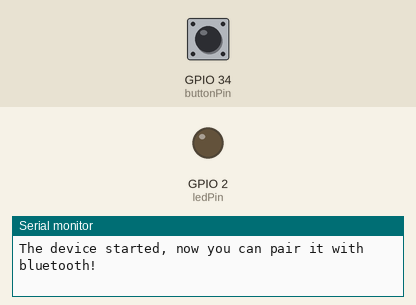
Bench run of a sketch on a simulated ESP32. Parts: output pins drawn as LEDs (lit = HIGH), the last lines printed to the serial monitor. Dashed ring = blinking. The test bench sets the inputs (shaded band); at power-on: GPIO 34 (buttonPin) LOW. Nothing arrives over Bluetooth unless stated.

Above: at 1.2 s.
1.3 s: GPIO 34 (buttonPin) pulled HIGH for 0.15 s
At 1.42 s:
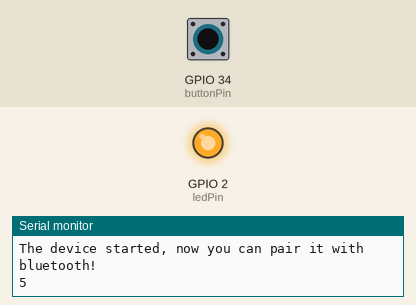
3.0 s: GPIO 34 (buttonPin) pulled HIGH for 3.2 s
At 7.4 s:
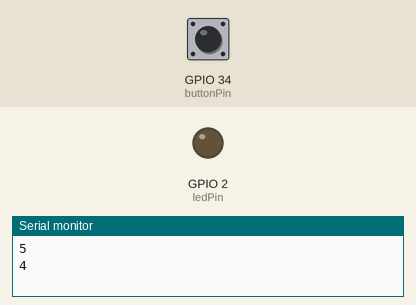
7.7 s: GPIO 34 (buttonPin) pulsed HIGH 5 times (0.12 s each, 0.3 s apart)
At 8.41 s:
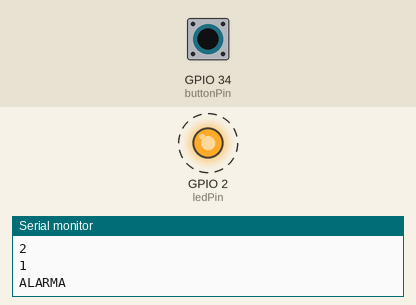
Timing chart, 0 to 10.7 s (numbered marks = the images above; inputs shaded):
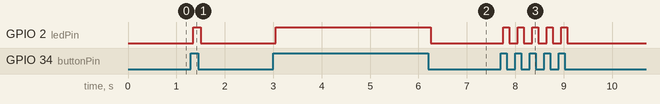

The sketch:

llavero_SOS.ino
```cpp
#include "BluetoothSerial.h"
#include <Arduino.h>
#include <esp_bt.h>

#if !defined(CONFIG_BT_ENABLED) || !defined(CONFIG_BLUEDROID_ENABLED)
#error Bluetooth is not enabled! Please run `make menuconfig` to and enable it
#endif
BluetoothSerial SerialBT;

// GPIO34 wakeup ESP32 chip

// constants won't change. They're used here to set pin numbers:
const int buttonPin = 34;    // the number of the pushbutton pin
const int ledPin = 2;      // the number of the LED pin
const int ANALOGPILA = 35;


//To edit:
int num = 5;
int deadline = 10000; //en ms

// Variables:
int ledState = HIGH;         // the current state of the output pin
int buttonState;             // the current reading from the input pin
int lastButtonState = LOW;   // the previous reading from the input pin
int numeroPulsaciones = num;

unsigned long tiempo_actual = 0;
unsigned long tiempo_aux = 0;
unsigned long tiempo_sleep = 0;
unsigned long tiempo_sleep_aux = 0;
unsigned long tiempo_bat = 0;
unsigned long tiempo_bat_aux = 0;

double analogValor = 0;
double voltaje = 0;
double conv_factor = 0.000805; //3.3V/4095
String infoBateria;
// Umbrales
double maximo = 3;
double alto = 2.25;
double medio = 1.5;
double bajo = 0.75;
double minimo = 0.1;

int Alarm_COD = 1;
int Bat_COD = 2;


// the following variables are unsigned longs because the time, measured in
// milliseconds, will quickly become a bigger number than can be stored in an int.
unsigned long lastDebounceTime = 0;  // the last time the output pin was toggled
unsigned long debounceDelay = 50;    // the debounce time; increase if the output flickers

void setup() {
  Serial.begin(115200);
  pinMode(buttonPin, INPUT);
  pinMode(ledPin, OUTPUT);
  pinMode(ANALOGPILA, INPUT);

  // set initial LED state
  digitalWrite(ledPin, ledState);

  //set BT
  SerialBT.begin("Keepy BT"); //Bluetooth device name
  Serial.println("The device started, now you can pair it with bluetooth!");
}

void loop() {
  pulsador();

  //Deep Sleep
  deepSleep();

  //Battery level
  battery();
}

void newPulse() {
  tiempo_actual = millis();
  if (((tiempo_actual - tiempo_aux) > 2*deadline)) { //si pasan 20s se resetea el numero de pulsaciones
    tiempo_aux = tiempo_actual;
    numeroPulsaciones = num;
  } else {
    Serial.println(numeroPulsaciones);
    numeroPulsaciones--;
    if (numeroPulsaciones < 1) {
      enviarMensaje(Alarm_COD);
      numeroPulsaciones=num;
    }
  }
}

void enviarMensaje(int code) {
  if(code==Alarm_COD){
    SerialBT.print("10");
    Serial.println("ALARMA");
    //SerialBT.println("ALARMA");
  }
  else if(code==Bat_COD){
    /*Serial.print("Voltaje: ");
    Serial.print(voltaje);
    Serial.print(" V -> ");*/
    Serial.println(infoBateria);

    /*SerialBT.print("Voltaje: ");
    SerialBT.print(voltaje);
    SerialBT.print(" V -> ");*/
    SerialBT.println(infoBateria);
  }
}

void pulsador(){
  // read the state of the switch into a local variable:
  int reading = digitalRead(buttonPin);

  // check to see if you just pressed the button
  // (i.e. the input went from LOW to HIGH), and you've waited long enough
  // since the last press to ignore any noise:

  // If the switch changed, due to noise or pressing:
  if (reading != lastButtonState) {
    // reset the debouncing timer
    lastDebounceTime = millis();
  }

  if ((millis() - lastDebounceTime) > debounceDelay) {
    // whatever the reading is at, it's been there for longer than the debounce
    // delay, so take it as the actual current state:

    // if the button state has changed:
    if (reading != buttonState) {
      buttonState = reading;
      if (buttonState == HIGH) {
        newPulse();
      }
    }
  }

  // set the LED:
  ledState = buttonState;
  digitalWrite(ledPin, ledState);

  // save the reading. Next time through the loop, it'll be the lastButtonState:
  lastButtonState = reading;
}

//Function that prints the reason by which ESP32 has been awaken from sleep
void print_wakeup_reason(){
  esp_sleep_wakeup_cause_t wakeup_reason;
  wakeup_reason = esp_sleep_get_wakeup_cause();
  switch(wakeup_reason)
  {
    case 1  : Serial.println("Wakeup caused by external signal using RTC_IO"); break;
    case 2  : Serial.println("Wakeup caused by external signal using RTC_CNTL"); break;
    case 3  : Serial.println("Wakeup caused by timer"); break;
    case 4  : Serial.println("Wakeup caused by touchpad"); break;
    case 5  : Serial.println("Wakeup caused by ULP program"); break;
    default : Serial.println("Wakeup was not caused by deep sleep"); break;
  }
}

void deepSleep(){
  tiempo_sleep = millis();
  if (((tiempo_sleep - tiempo_sleep_aux) > 180*deadline)){
    tiempo_sleep_aux = tiempo_sleep;

    //Print the wakeup reason for ESP32
    print_wakeup_reason();

    //turn off BT
    //esp_bt_controller_disable();
    //Configure the wake up source
    esp_sleep_enable_ext0_wakeup(GPIO_NUM_34,1); //1 = High, 0 = Low
    //Go to sleep now
    Serial.println("Going to sleep now");
    delay(1000);
    esp_deep_sleep_start();
    Serial.println("This will never be printed");
  }
}

void battery(){
  tiempo_bat = millis();
  if (((tiempo_bat - tiempo_bat_aux) > 3*deadline)){
    tiempo_bat_aux = tiempo_bat;
    // Leemos valor de la entrada analógica
    analogValor = analogRead(ANALOGPILA);
    // Obtenemos el voltaje
    voltaje = conv_factor * analogValor;

    if (voltaje >= maximo){
      infoBateria = "70";//Nivel de carga Maximo
    }else if (voltaje < maximo && voltaje > alto){
      infoBateria = "60";//Nivel de carga Alto
    }else if (voltaje < alto && voltaje > medio){
      infoBateria = "50";//Nivel de carga Medio
    }else if (voltaje < medio && voltaje > bajo){
      infoBateria = "40";//Nivel de carga Bajo
    }else if (voltaje < bajo && voltaje > minimo){
      infoBateria = "30";//Nivel de carga al Mínimo, Cargue el dispositivo
    }else{
      infoBateria = "20"; //Batería agotada, Cargue el dispositivo
    }

    enviarMensaje(Bat_COD);
  }
}
```

Measured:
- after the input at 1.3 s, GPIO 2 (ledPin): LOW → HIGH after 0.05 s, → LOW 0.15 s later
- after the input at 3.0 s, GPIO 2 (ledPin): LOW → HIGH after 0.05 s, → LOW 3.2 s later
- after the input at 7.7 s, GPIO 2 (ledPin): alternates HIGH for 0.12 s and LOW for 0.18 s, 10 changes in all, then stays LOW, starting after 0.05 s
